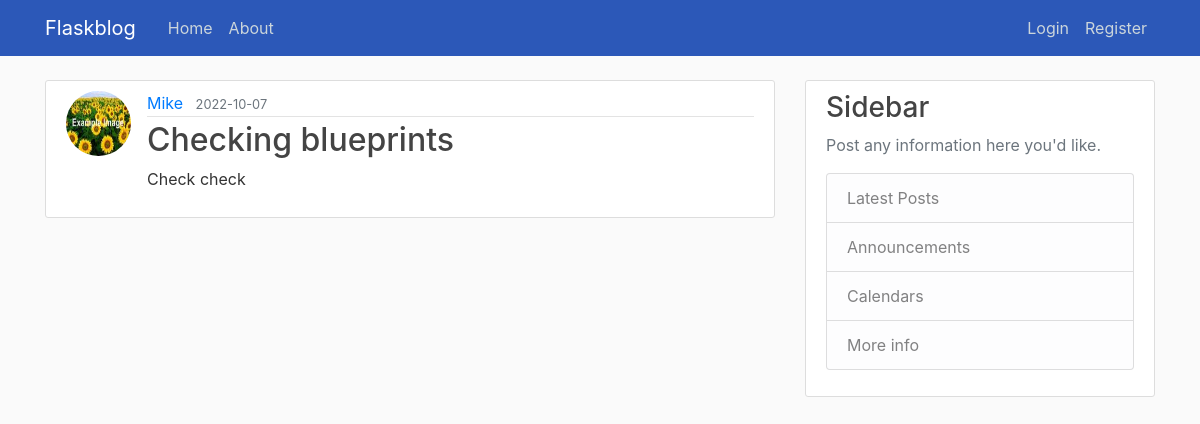
Page /post/13 on the committed database.
### flaskblog/models.py (models this page shows, shortened)
class User(db.Model, UserMixin):
    id = db.Column(db.Integer, primary_key=True)
    username = db.Column(db.String(20), unique=True, nullable=False)
    email = db.Column(db.String(120), unique=True, nullable=False)
    image_file = db.Column(db.String(20), nullable=False, default='default.jpg')
    password = db.Column(db.String(60), nullable=False)
    posts = db.relationship('Post', backref='author', lazy=True)

class Post(db.Model):
    id = db.Column(db.Integer, primary_key=True)
    title = db.Column(db.String(100), nullable=False)
    date = db.Column(db.DateTime, nullable=False, default=datetime.utcnow)
    body = db.Column(db.Text, nullable=False)
    user_id = db.Column(db.Integer, db.ForeignKey('user.id'), nullable=False)

### flaskblog/posts/routes.py (the view)
@bp.route("/post/<int:post_id>")
def post(post_id):
    post = Post.query.get_or_404(post_id)
    return render_template('post.html', post=post)

### flaskblog/templates/post.html (shortened to what this page needs)
{% extends "layout.html" %}
{% block content %}
    <article class="media content-section">
        <img class="rounded-circle article-img" src="{{ url_for('static', filename='profile_pics/' + post.author.image_file) }}">
        <div class="media-body">
            <div class="article-metadata">
                <a class="mr-2" href="{{ url_for('users.user_posts', username=post.author.username) }}">{{ post.author.username }}</a>
                <small class="text-muted">{{ post.date.strftime('%Y-%m-%d') }}</small>
            </div>
            <h2 class="article-title">{{ post.title }}</h2>
            <p class="article-content">{{ post.body }}</p>
        </div>
    </article>
{% endblock content %}

### flaskblog/static/main.css (style rules this page uses)
body { background: #fafafa; color: #333333; margin-top: 5rem; }
h1, h2, h3, h4, h5, h6 { color: #444444; }
.content-section { background: #ffffff; padding: 10px 20px; border: 1px solid #dddddd; border-radius: 3px; margin-bottom: 20px; }
.article-title { color: #444444; }
.article-content { white-space: pre-line; }
.article-img { height: 65px; width: 65px; margin-right: 16px; }
.article-metadata { padding-bottom: 1px; margin-bottom: 4px; border-bottom: 1px solid #e3e3e3 }

### rows in the picture
User: image_file (picture), author.username "Mike"
Post: date "2022-10-07", title "Checking blueprints", body "Check check"
